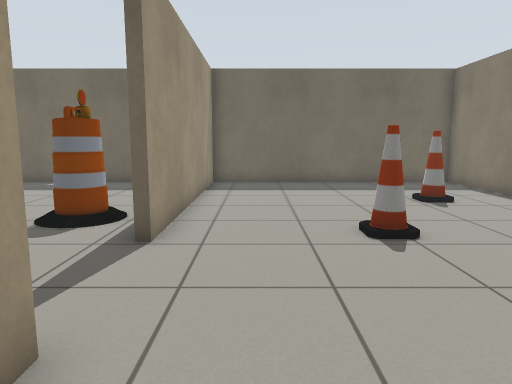
[1] (above)

19 first-person views from a walk through a Gazebo world. The camera is 0.94 m above the floor, tilts 8° down and sees 70° across. The floor is counted in squares, 0.5 m on a side. Each view is taken from the middle of a square. On the plan, view 1 faces up. The plan holds only what a view shows up to about 18 squares ahead; the rest is blank.

[2]
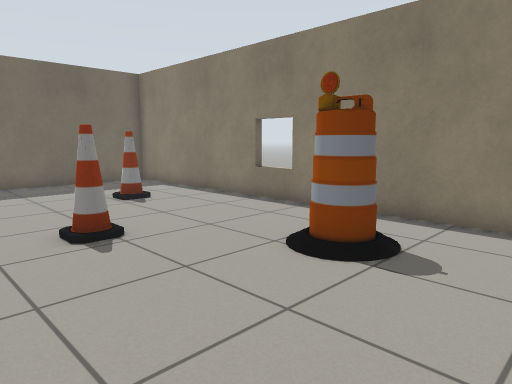

[3]
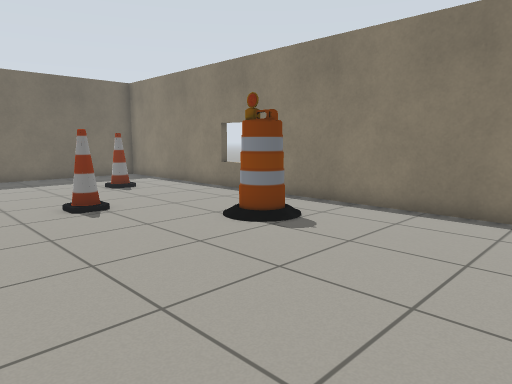

[4]
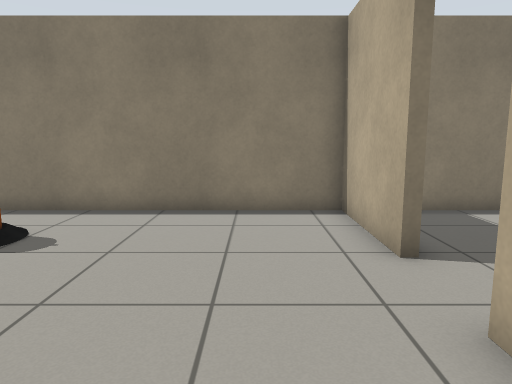

[5]
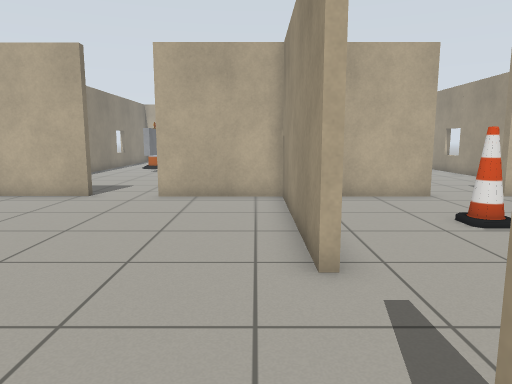

[6]
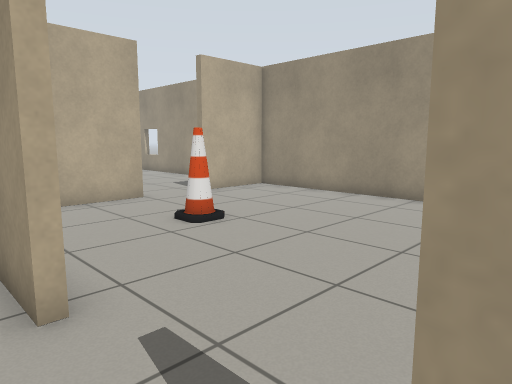

[7]
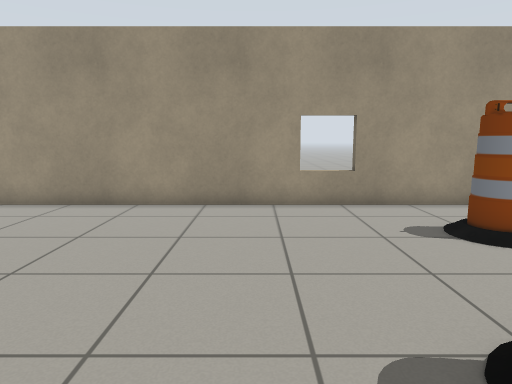

[8]
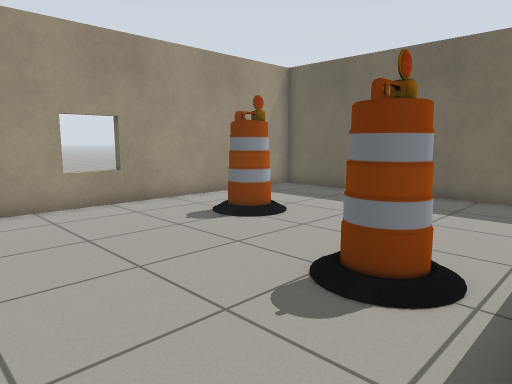

[9]
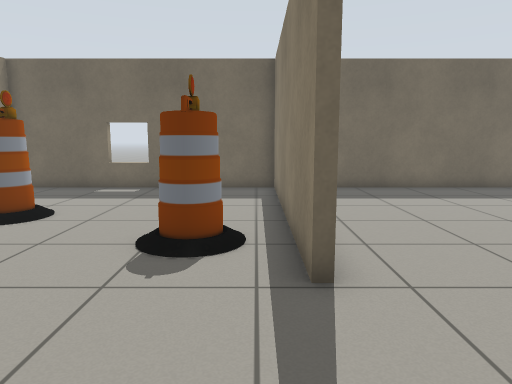

[10]
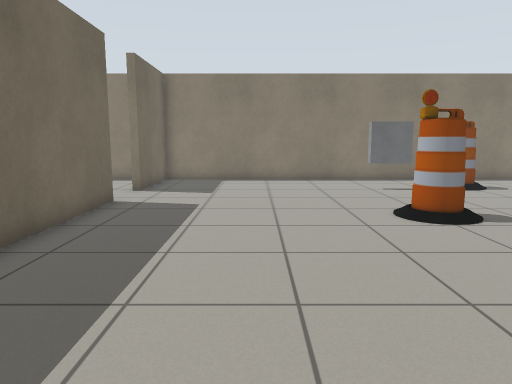

[11]
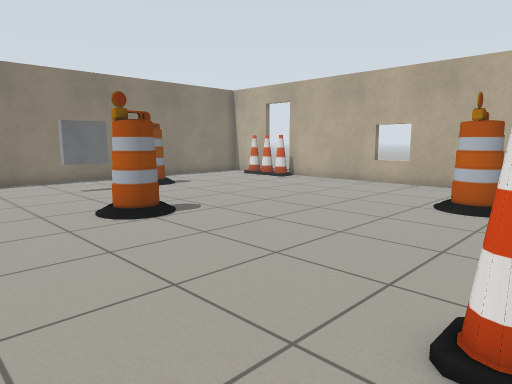

[12]
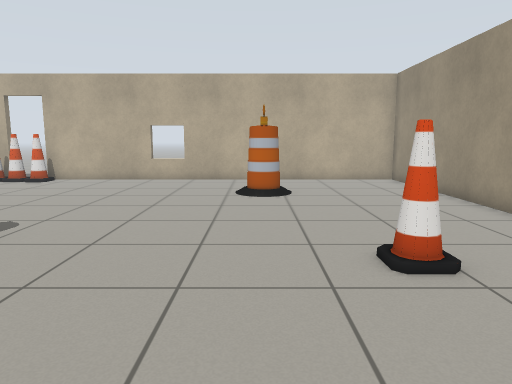

[13]
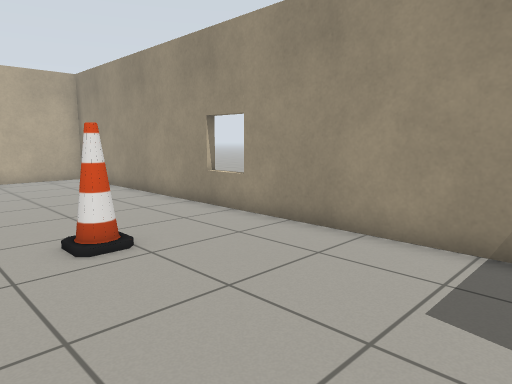

[14]
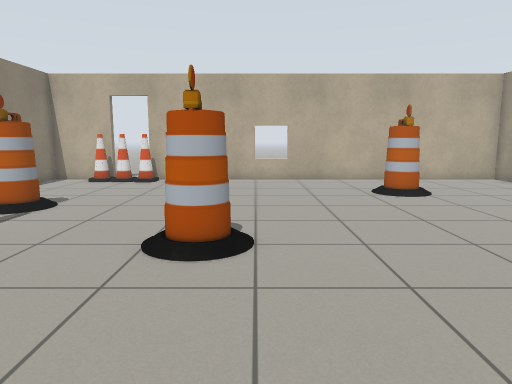

[15]
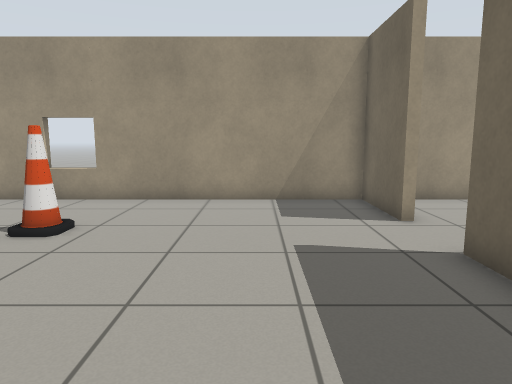

[16]
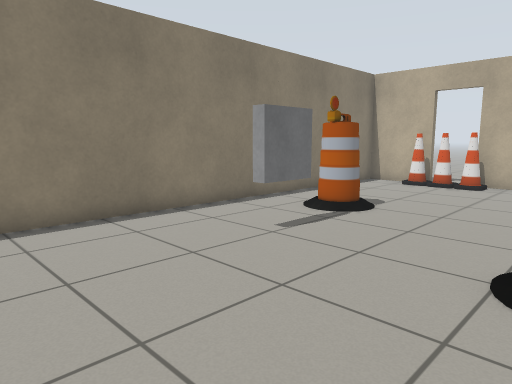

[17]
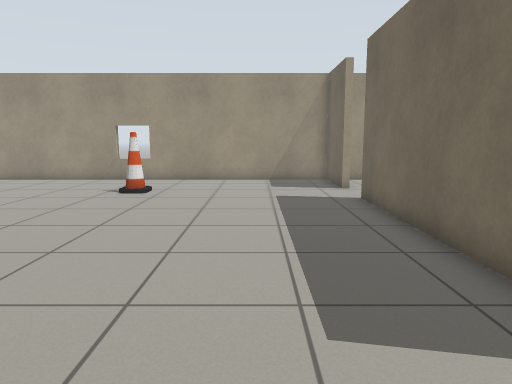

[18]
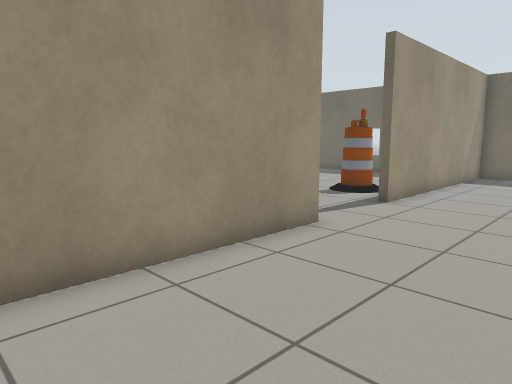

[19]
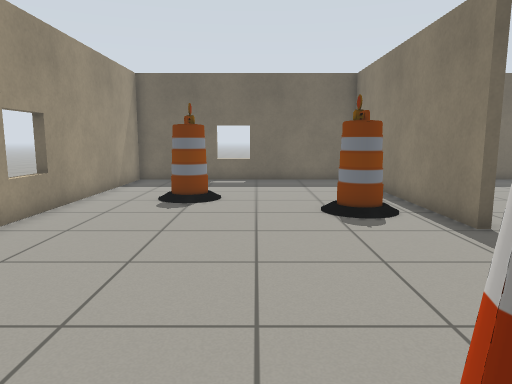

### Floor plan
Points are (right, up) in squares from view 1. A wall is a line through its corners. A room is listed if a view was taken in it or the views show most of it. See-through windows are left out.
Room 1 (views 1, 2, 3, 4, 5, 6)
walls: (-1.9, 3) (-1.9, -4.2) (2.4, -4.2); (4.7, -4.5) (4.7, -4.2) (8.8, -4.2) (8.8, 16.6) (-1.9, 16.6) (-1.9, 6.6)
ways out: opening at (-2, 4.5) to room 2; opening at (3.5, -4.5) to room 3
objects: cone (3, 7); barrel (5, 3) to (6, 4); cone (6, 11)
Room 2 (views 7, 8, 9, 19)
walls: (-1.9, 6.6) (-2.3, 6.6) (-2.3, 16.6) (-12.6, 16.6) (-12.6, -4.2) (-9.4, -4.2); (-7, -4.2) (-3.9, -4.2)
ways out: opening at (-2, 4.5) to room 1; opening at (-8, -4) to room 3
objects: barrel (-10, 11) to (-9, 11); cone (-6, 0); barrel (-5, 8) to (-4, 9)
Room 3 (views 10, 11, 12, 13, 14, 15, 16, 17, 18)
walls: (2.4, -4.5) (-7, -4.5); (5.9, -24.8) (8.8, -24.8) (8.8, -4.5) (4.7, -4.5); (-9.4, -4.5) (-12.6, -4.5) (-12.6, -24.8) (4.3, -24.8)
ways out: opening at (3.5, -4.5) to room 1; opening at (-8, -4) to room 2; open door at (5.5, -25)
objects: cone (-9, -13) to (-8, -12); barrel (-7, -20) to (-6, -20); barrel (0, -14) to (0, -13); cone (4, -24); cone (5, -24); barrel (5, -18) to (6, -17); window (5, -15) to (5, -14); cone (6, -24)

Positions as (right, up) in squares from view 1, and headings:
1: (0, 0), facing up
2: (0, 0), facing up-right
3: (-1, -3), facing up-right
4: (-1, -2), facing right
5: (-1, 8), facing down
6: (-1, 7), facing down-left
7: (-2, 6), facing left
8: (-2, 4), facing up-left
9: (-3, 2), facing up
10: (-9, -9), facing right
11: (-9, -9), facing down-right
12: (-6, -7), facing down
13: (-6, -6), facing down-left
14: (-1, -7), facing down
15: (-1, -8), facing left
16: (0, -8), facing down-right
17: (5, -8), facing left
18: (3, -4), facing up-left
19: (-7, -1), facing up
